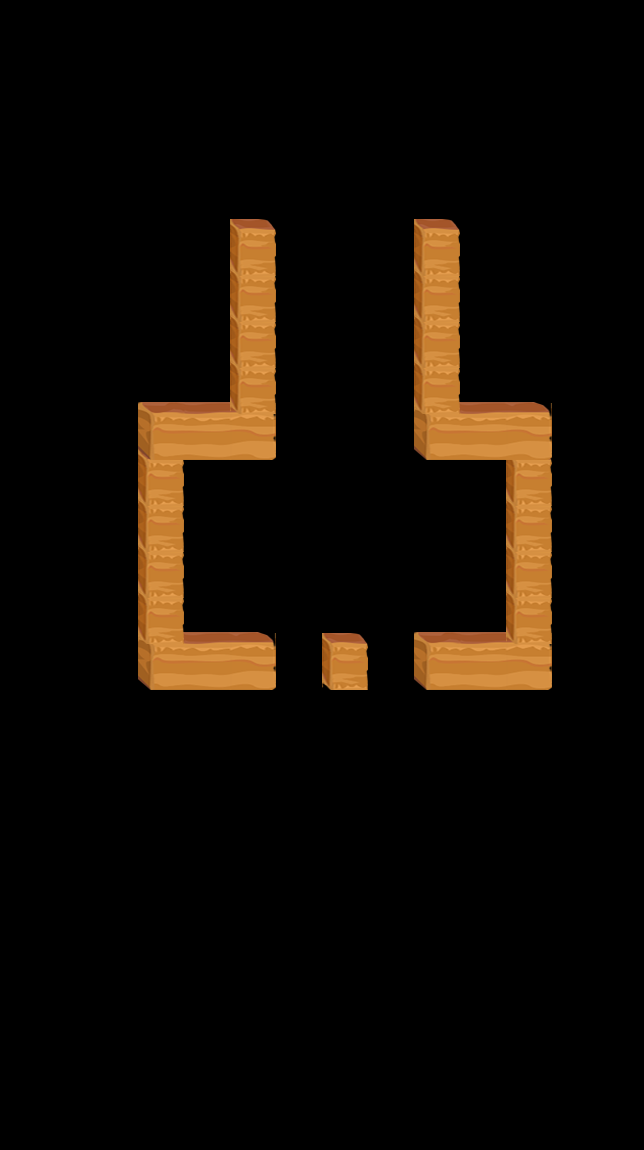

Rendered tile map (Tiled .tmx) drawn with the repository's tilesets; below, a short description and the map source with its tile grids summarised:
An orthogonal 14x25 tile map with 46x46 px tiles, 10 tile layers (layer1, layer2, layer3, layer4, ...) and 38 objects (20x trap, 5x apple, 2x stone, startPos1, startPos2, ...).

<map version="1.0" orientation="orthogonal" renderorder="right-down" width="14" height="25" tilewidth="46" tileheight="46">
 <tileset firstgid="1" name="road" tilewidth="46" tileheight="58">
  <image source="road.png" width="184" height="58" />
 </tileset>
 <layer name="layer1" width="14" height="25">
  <data>[350 cells, 7 non-empty, 4 distinct tile ids]</data>
 </layer>
 <layer name="layer2" width="14" height="25">
  <data>[350 cells, 2 non-empty, 1 distinct tile ids]</data>
 </layer>
 <layer name="layer3" width="14" height="25">
  <data>[350 cells, 2 non-empty, 1 distinct tile ids]</data>
 </layer>
 <layer name="layer4" width="14" height="25">
  <data>[350 cells, 2 non-empty, 1 distinct tile ids]</data>
 </layer>
 <layer name="layer5" width="14" height="25">
  <data>[350 cells, 2 non-empty, 1 distinct tile ids]</data>
 </layer>
 <layer name="layer6" width="14" height="25">
  <data>[350 cells, 6 non-empty, 3 distinct tile ids]</data>
 </layer>
 <layer name="layer7" width="14" height="25">
  <data>[350 cells, 2 non-empty, 1 distinct tile ids]</data>
 </layer>
 <layer name="layer8" width="14" height="25">
  <data>[350 cells, 2 non-empty, 1 distinct tile ids]</data>
 </layer>
 <layer name="layer9" width="14" height="25">
  <data>[350 cells, 2 non-empty, 1 distinct tile ids]</data>
 </layer>
 <layer name="layer10" width="14" height="25">
  <data>[350 cells, 2 non-empty, 1 distinct tile ids]</data>
 </layer>
 <objectgroup name="objLayer">
  <object name="startPos1" x="390.333" y="622" />
  <object name="startPos2" x="345.333" y="621.333" />
  <object name="startPos3" x="298.333" y="622" />
  <object name="apple" x="298" y="666" />
  <object name="apple" x="390.667" y="666.667" />
  <object name="apple" x="298.333" y="575.667" />
  <object name="apple" x="345.333" y="530.667" />
  <object name="apple" x="390.667" y="484" />
  <object name="stone" x="298.667" y="532" />
  <object name="stone" x="390.667" y="573.333" />
  <object name="trap" x="205.667" y="621">
   <properties>
    <property name="dir" value="up" />
   </properties>
  </object>
  <object name="trap" x="483" y="619.333">
   <properties>
    <property name="dir" value="up" />
   </properties>
  </object>
  <object name="trap" x="205.667" y="575.333">
   <properties>
    <property name="dir" value="right" />
   </properties>
  </object>
  <object name="trap" x="483.333" y="577.333">
   <properties>
    <property name="dir" value="left" />
   </properties>
  </object>
  <object name="trap" x="206.333" y="529">
   <properties>
    <property name="dir" value="right" />
   </properties>
  </object>
  <object name="trap" x="483.333" y="531.333">
   <properties>
    <property name="dir" value="left" />
   </properties>
  </object>
  <object name="trap" x="205.667" y="484">
   <properties>
    <property name="dir" value="down" />
   </properties>
  </object>
  <object name="trap" x="482.333" y="484">
   <properties>
    <property name="dir" value="down" />
   </properties>
  </object>
  <object name="trap" x="252.333" y="483.667">
   <properties>
    <property name="dir" value="down" />
   </properties>
  </object>
  <object name="trap" x="437" y="485">
   <properties>
    <property name="dir" value="down" />
   </properties>
  </object>
  <object name="trap" x="298.333" y="437">
   <properties>
    <property name="dir" value="right" />
   </properties>
  </object>
  <object name="trap" x="390.667" y="438">
   <properties>
    <property name="dir" value="left" />
   </properties>
  </object>
  <object name="trap" x="297.333" y="390.667">
   <properties>
    <property name="dir" value="right" />
   </properties>
  </object>
  <object name="trap" x="390.667" y="388">
   <properties>
    <property name="dir" value="left" />
   </properties>
  </object>
  <object name="trap" x="298" y="346.667">
   <properties>
    <property name="dir" value="right" />
   </properties>
  </object>
  <object name="trap" x="390.667" y="344">
   <properties>
    <property name="dir" value="left" />
   </properties>
  </object>
  <object name="trap" x="297.333" y="299">
   <properties>
    <property name="dir" value="right" />
   </properties>
  </object>
  <object name="trap" x="390.667" y="298.667">
   <properties>
    <property name="dir" value="left" />
   </properties>
  </object>
  <object name="trap" x="298" y="252.667">
   <properties>
    <property name="dir" value="right" />
   </properties>
  </object>
  <object name="trap" x="390.333" y="252.667">
   <properties>
    <property name="dir" value="left" />
   </properties>
  </object>
  <object name="exit" x="345" y="207" />
 </objectgroup>
 <objectgroup name="tipsLayer">
  <object name="1" x="342.667" y="484">
   <properties>
    <property name="dir" value="up" />
   </properties>
   <ellipse />
  </object>
  <object name="2" x="345.333" y="436">
   <properties>
    <property name="dir" value="up" />
   </properties>
   <ellipse />
  </object>
  <object name="3" x="345.333" y="388">
   <properties>
    <property name="dir" value="up" />
   </properties>
   <ellipse />
  </object>
  <object name="4" x="345.333" y="346.667">
   <properties>
    <property name="dir" value="up" />
   </properties>
   <ellipse />
  </object>
  <object name="5" x="344" y="296">
   <properties>
    <property name="dir" value="up" />
   </properties>
   <ellipse />
  </object>
  <object name="6" x="345.333" y="249.333">
   <properties>
    <property name="dir" value="up" />
   </properties>
   <ellipse />
  </object>
  <object name="7" x="344" y="206.667">
   <properties>
    <property name="dir" value="up" />
   </properties>
   <ellipse />
  </object>
 </objectgroup>
</map>
